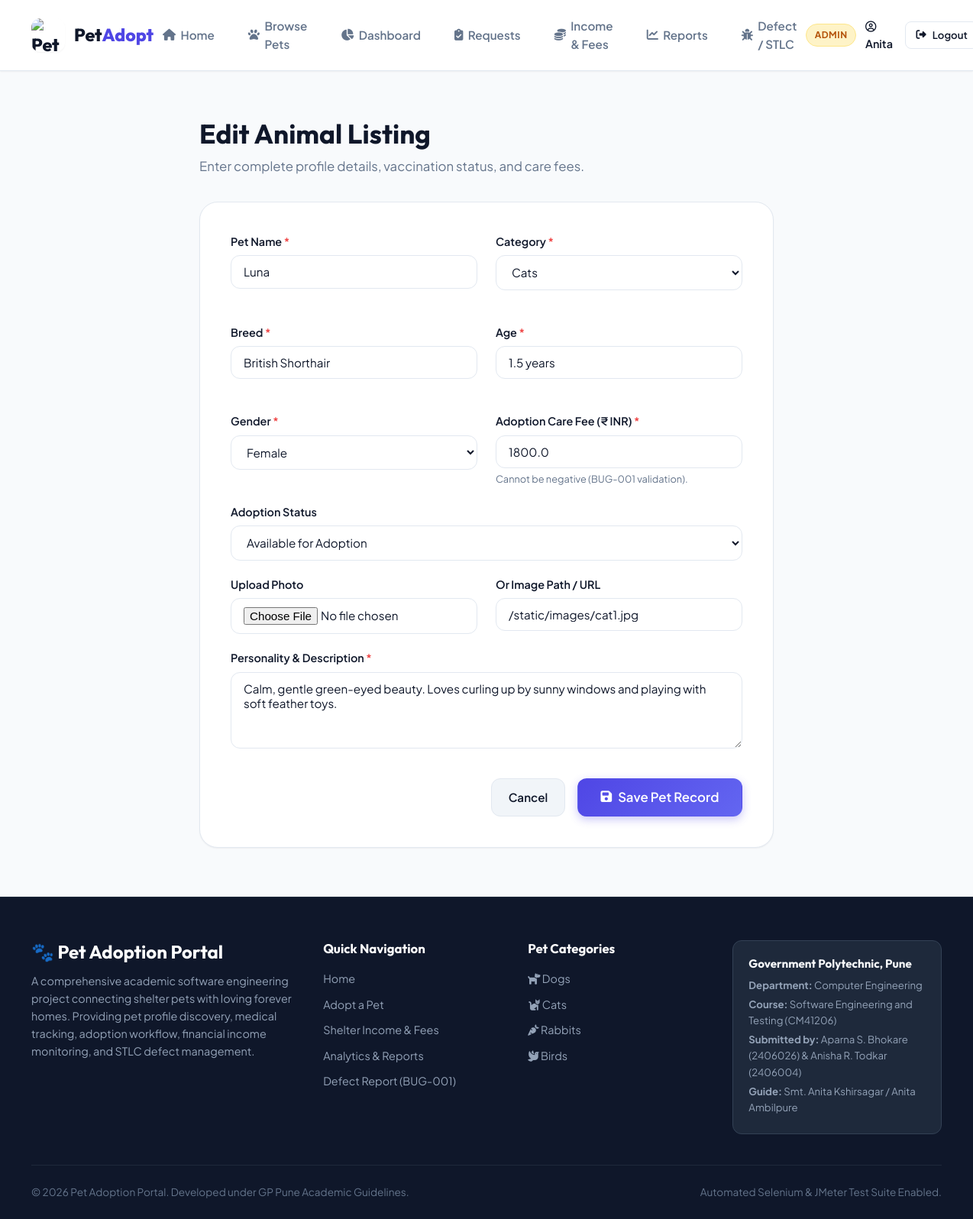
Page /admin/pet/edit/2 (signed in) on the committed database.
### tables this page shows
CREATE TABLE pets (
        pet_id INTEGER PRIMARY KEY AUTOINCREMENT,
        category_id INTEGER NOT NULL,
        name TEXT NOT NULL,
        breed TEXT NOT NULL,
        age TEXT NOT NULL,
        gender TEXT NOT NULL,
        description TEXT,
        status TEXT NOT NULL DEFAULT 'Available',
        image_path TEXT,
        adoption_fee REAL NOT NULL DEFAULT 0.0,
        created_at DATETIME DEFAULT CURRENT_TIMESTAMP,
        FOREIGN KEY (category_id) REFERENCES pet_categories (category_id) ON DELETE CASCADE
    );

CREATE TABLE pet_categories (
        category_id INTEGER PRIMARY KEY AUTOINCREMENT,
        name TEXT UNIQUE NOT NULL,
        description TEXT,
        icon TEXT
    );

### app.py (the view, shortened to what this page needs)
@app.route('/admin/pet/edit/<int:pet_id>', methods=['GET', 'POST'])
@staff_or_admin_required
def edit_pet(pet_id):
    conn = database.get_db()
    cursor = conn.cursor()
    cursor.execute("SELECT * FROM pets WHERE pet_id = ?", (pet_id,))
    pet = cursor.fetchone()
    if not pet:
        conn.close()
        flash('Pet record not found.', 'danger')
        return redirect(url_for('dashboard'))
    cursor.execute("SELECT * FROM pet_categories")
    categories = cursor.fetchall()
    conn.close()
    return render_template('pet_form.html', categories=categories, action='Edit', pet=pet)

### app.py (called while the page is built)
def staff_or_admin_required(f):
    @wraps(f)
    def decorated_function(*args, **kwargs):
        if 'user_id' not in session:
            flash('Please log in to access this page.', 'warning')
            return redirect(url_for('login', next=request.url))
        if session.get('role') not in ['admin', 'staff']:
            flash('Access restricted to staff or administrators.', 'danger')
            return redirect(url_for('dashboard'))
        return f(*args, **kwargs)
    return decorated_function

@app.context_processor
def inject_global_data():
    conn = database.get_db()
    cursor = conn.cursor()
    cursor.execute("SELECT * FROM pet_categories")
    categories = cursor.fetchall()
    conn.close()
    return {
        'nav_categories': categories,
        'current_year': datetime.now().year,
        'session_user': session.get('name'),
        'session_role': session.get('role')
    }

### database.py (called while the page is built)
def get_db():
    conn = sqlite3.connect(DB_PATH)
    conn.row_factory = sqlite3.Row
    conn.execute("PRAGMA foreign_keys = ON")
    return conn

### templates/pet_form.html (shortened to what this page needs)
{% extends 'base.html' %}
{% block content %}
<div class="container" style="padding-top: 2.5rem; padding-bottom: 4rem; max-width: 800px;">
    <div style="margin-bottom: 2rem;">
        <h1 style="font-size: 2.2rem; margin-bottom: 0.5rem;">{{ action }} Animal Listing</h1>
        <p style="color: var(--text-muted); font-size: 1.05rem;">Enter complete profile details, vaccination status, and care fees.</p>
    </div>
    <div class="card" style="border-radius: var(--radius-xl); padding: 2.5rem;">
        <form method="POST" enctype="multipart/form-data">
            <div style="display: grid; grid-template-columns: 1fr 1fr; gap: 1.5rem;">
                <div class="form-group">
                    <label class="form-label" for="pet-name">Pet Name <span style="color: #ef4444;">*</span></label>
                    <input type="text" name="name" id="pet-name" class="form-control" placeholder="e.g. Bella" value="{{ pet.name if pet else '' }}" required>
                </div>
                <div class="form-group">
                    <label class="form-label" for="pet-category">Category <span style="color: #ef4444;">*</span></label>
                    <select name="category_id" id="pet-category" class="form-control" required>
                        {% for cat in categories %}
                            <option value="{{ cat.category_id }}" {% if pet and pet.category_id == cat.category_id %}selected{% endif %}>
                                {{ cat.name }}
                            </option>
                        {% endfor %}
                    </select>
                </div>
                <div class="form-group">
                    <label class="form-label" for="pet-breed">Breed <span style="color: #ef4444;">*</span></label>
                    <input type="text" name="breed" id="pet-breed" class="form-control" placeholder="e.g. Persian Cat, Labrador..." value="{{ pet.breed if pet else '' }}" required>
                </div>
                <div class="form-group">
                    <label class="form-label" for="pet-age">Age <span style="color: #ef4444;">*</span></label>
                    <input type="text" name="age" id="pet-age" class="form-control" placeholder="e.g. 6 months, 2 years" value="{{ pet.age if pet else '' }}" required>
                </div>
                <div class="form-group">
                    <label class="form-label" for="pet-gender">Gender <span style="color: #ef4444;">*</span></label>
                    <select name="gender" id="pet-gender" class="form-control" required>
                        <option value="Female" {% if pet and pet.gender == 'Female' %}selected{% endif %}>Female</option>
                    </select>
                </div>
                <div class="form-group">
                    <label class="form-label" for="pet-fee">Adoption Care Fee (₹ INR) <span style="color: #ef4444;">*</span></label>
                    <input type="number" name="adoption_fee" id="pet-fee" class="form-control" placeholder="e.g. 1500" min="0" step="100" value="{{ pet.adoption_fee if pet else '0' }}" required>
                    <small style="color: var(--text-muted); font-size: 0.8rem;">Cannot be negative (BUG-001 validation).</small>
                </div>
            </div>
            <div class="form-group">
                <label class="form-label" for="pet-status">Adoption Status</label>
                <select name="status" id="pet-status" class="form-control">
                    <option value="Available" {% if pet and pet.status == 'Available' %}selected{% endif %}>Available for Adoption</option>
                </select>
            </div>
            <div style="display: grid; grid-template-columns: 1fr 1fr; gap: 1.5rem;">
                <div class="form-group">
                    <label class="form-label" for="pet-img-file">Upload Photo</label>
                    <input type="file" name="image_file" id="pet-img-file" class="form-control" accept="image/*">
                </div>
                <div class="form-group">
                    <label class="form-label" for="pet-img-url">Or Image Path / URL</label>
                    <input type="text" name="image_url" id="pet-img-url" class="form-control" placeholder="/static/images/dog1.jpg" value="{{ pet.image_path if pet else '' }}">
                </div>
            </div>
            <div class="form-group">
                <label class="form-label" for="pet-desc">Personality & Description <span style="color: #ef4444;">*</span></label>
                <textarea name="description" id="pet-desc" class="form-control" rows="4" placeholder="Describe personality, favorite activities, socialization level with kids or other pets..." required>{{ pet.description if pet else '' }}</textarea>
            </div>
            <div style="display: flex; justify-content: flex-end; gap: 1rem; margin-top: 2rem;">
                <a href="{{ url_for('dashboard') }}" class="btn btn-secondary">Cancel</a>
                <button type="submit" class="btn btn-primary btn-lg">
                    <i class="fas fa-save"></i> Save Pet Record
                </button>
            </div>
        </form>
    </div>
</div>
{% endblock %}

### templates/base.html (shortened to what this page needs)
<!DOCTYPE html>
<html lang="en">
<head>
    <link rel="stylesheet" href="https://cdnjs.cloudflare.com/ajax/libs/font-awesome/6.5.1/css/all.min.css">
    <link rel="stylesheet" href="{{ url_for('static', filename='css/style.css') }}">
</head>
<body>
    <header class="navbar">
        <div class="nav-container">
            <a href="{{ url_for('index') }}" class="brand" id="nav-brand">
                <img src="{{ url_for('static', filename='images/logo.jpg') }}" alt="Pet Adoption Portal Logo">
                <span>Pet<span class="highlight">Adopt</span></span>
            </a>
            <nav>
                <ul class="nav-links">
                    <li><a href="{{ url_for('index') }}" class="nav-link {% if request.endpoint == 'index' %}active{% endif %}"><i class="fas fa-home"></i> Home</a></li>
                    <li><a href="{{ url_for('pets') }}" class="nav-link {% if request.endpoint == 'pets' %}active{% endif %}"><i class="fas fa-paw"></i> Browse Pets</a></li>
                    {% if session_user %}
                        {% if session_role in ['admin', 'staff'] %}
                            <li><a href="{{ url_for('dashboard') }}" class="nav-link {% if request.endpoint == 'dashboard' %}active{% endif %}"><i class="fas fa-chart-pie"></i> Dashboard</a></li>
                            <li><a href="{{ url_for('manage_requests') }}" class="nav-link {% if request.endpoint == 'manage_requests' %}active{% endif %}"><i class="fas fa-clipboard-check"></i> Requests</a></li>
                        {% else %}
                            <li><a href="{{ url_for('my_requests') }}" class="nav-link {% if request.endpoint == 'my_requests' %}active{% endif %}"><i class="fas fa-heart"></i> My Requests</a></li>
                        {% endif %}
                        <li><a href="{{ url_for('income') }}" class="nav-link {% if request.endpoint == 'income' %}active{% endif %}"><i class="fas fa-coins"></i> Income & Fees</a></li>
                        <li><a href="{{ url_for('reports') }}" class="nav-link {% if request.endpoint == 'reports' %}active{% endif %}"><i class="fas fa-chart-line"></i> Reports</a></li>
                    {% else %}
                        <li><a href="{{ url_for('income') }}" class="nav-link {% if request.endpoint == 'income' %}active{% endif %}"><i class="fas fa-coins"></i> Financials</a></li>
                    {% endif %}
                    <li><a href="{{ url_for('defect_report') }}" class="nav-link {% if request.endpoint == 'defect_report' %}active{% endif %}"><i class="fas fa-bug"></i> Defect / STLC</a></li>
                </ul>
            </nav>
            <div class="nav-auth">
                {% if session_user %}
                    <span class="role-badge {{ session_role }}">{{ session_role }}</span>
                    <span style="font-weight: 600; font-size: 0.9rem; color: var(--text-main); margin-right: 0.25rem;">
                        <i class="far fa-user-circle"></i> {{ session_user.split(' ')[0] }}
                    </span>
                    <a href="{{ url_for('logout') }}" id="logout-btn" class="btn btn-outline btn-sm"><i class="fas fa-sign-out-alt"></i> Logout</a>
                {% else %}
                    <a href="{{ url_for('login') }}" id="nav-login-btn" class="btn btn-outline btn-sm"><i class="fas fa-sign-in-alt"></i> Login</a>
                    <a href="{{ url_for('register') }}" id="nav-register-btn" class="btn btn-primary btn-sm"><i class="fas fa-user-plus"></i> Register</a>
                {% endif %}
            </div>
        </div>
    </header>
    <main style="flex: 1;">
        {% block content %}{% endblock %}
    </main>
    <footer class="footer">
        <div class="container">
            <div class="footer-grid">
                <div class="footer-brand">
                    <h3>🐾 Pet Adoption Portal</h3>
                    <p>A comprehensive academic software engineering project connecting shelter pets with loving forever homes. Providing pet profile discovery, medical tracking, adoption workflow, financial income monitoring, and STLC defect management.</p>
                </div>
                <div class="footer-col">
                    <h4>Quick Navigation</h4>
                    <ul class="footer-links">
                        <li><a href="{{ url_for('index') }}">Home</a></li>
                        <li><a href="{{ url_for('pets') }}">Adopt a Pet</a></li>
                        <li><a href="{{ url_for('income') }}">Shelter Income & Fees</a></li>
                        <li><a href="{{ url_for('reports') }}">Analytics & Reports</a></li>
                        <li><a href="{{ url_for('defect_report') }}">Defect Report (BUG-001)</a></li>
                    </ul>
                </div>
                <div class="footer-col">
                    <h4>Pet Categories</h4>
                    <ul class="footer-links">
                        {% for cat in nav_categories %}
                            <li><a href="{{ url_for('pets', category=cat.category_id) }}"><i class="fas {{ cat.icon }}"></i> {{ cat.name }}</a></li>
                        {% endfor %}
                    </ul>
                </div>
                <div class="footer-col">
                    <div class="footer-academic-card">
                        <h5>Government Polytechnic, Pune</h5>
                        <p><strong>Department:</strong> Computer Engineering</p>
                        <p><strong>Course:</strong> Software Engineering and Testing (CM41206)</p>
                        <p><strong>Submitted by:</strong> Aparna S. Bhokare (2406026) & Anisha R. Todkar (2406004)</p>
                        <p><strong>Guide:</strong> Smt. Anita Kshirsagar / Anita Ambilpure</p>
                    </div>
                </div>
            </div>
            <div class="footer-bottom">
                <div>&copy; {{ current_year }} Pet Adoption Portal. Developed under GP Pune Academic Guidelines.</div>
                <div>Automated Selenium & JMeter Test Suite Enabled.</div>
            </div>
        </div>
    </footer>
</body>
</html>

### rows in the picture
pets: name "Luna", category_id "Cats", breed "British Shorthair", age "1.5 years", gender "Female", adoption_fee "1800.0", status "Available for Adoption", image_url "/static/images/cat1.jpg", description "Calm, gentle green-eyed beauty. Loves curling up by sunny windows and playing with soft feather toys."
pet_categories: name "Dogs"
pet_categories: name "Cats"
pet_categories: name "Rabbits"
pet_categories: name "Birds"

### other values in the picture
{{ session_role }} "ADMIN"
{{ session_user.split(' ')[0] }} "Anita"
{{ action }} "Edit"
